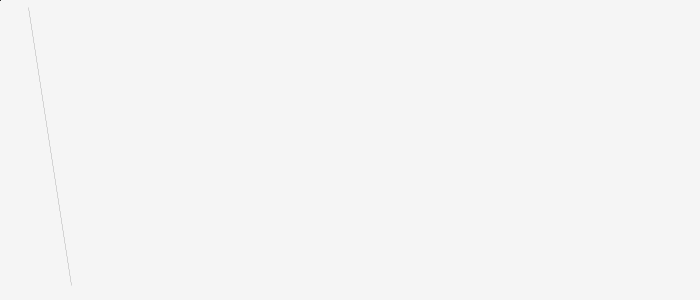
Frame 1 (no input)
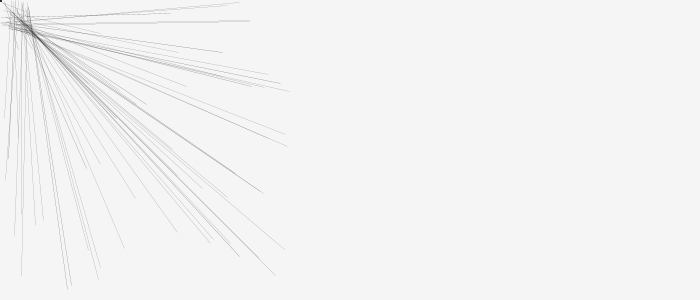
Frame 60 (the mouse pressed at the canvas centre just before this capture)
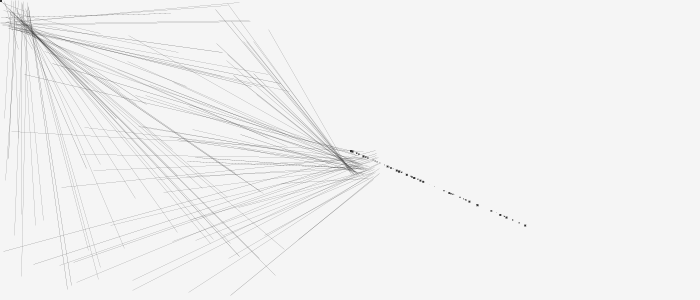
Frame 120 (the mouse held since frame 60 and released just before this capture)

The Processing sketch that drew these frames (run headless with seeded random() and noise(); from frame 60 on, the mouse is pressed at the canvas centre):

// Processing sketch: processing_20348
// ── processing_20348.pde

void setup() {
  size(700, 300);
  background(245); // white
  smooth();

}



void draw() {
    // variable
float value = random(1, 1.5);
println(value);
float rectSize = random(0, 2);
println(rectSize);
float linex = random(30);
float liney = random(30);

 stroke(50);
 fill(50);
 rect(mouseX, mouseY, rectSize, rectSize);
 rect((value*mouseX), (value*mouseY), rectSize, rectSize);
 stroke(50);
 strokeWeight(random(.2));
 //long lines
line((mouseX+linex), (mouseY+liney), (10*liney), (10*linex));
// short lines
//line((mouseX+linex), (mouseY+liney), (mouseX+(1.5*liney)), (mouseY+(1.5*linex)));
  
}


void mouseClicked() {
 save("offf.jpg");

}
